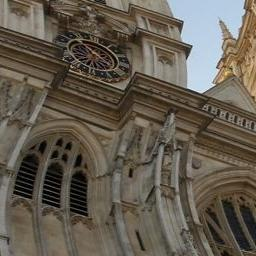
#> input picture wave_distorted_000006.jpg, 256 x 256 px
$ python undistorted_img.py
#> lines starting #> are read from the running program, lines starting #| are printed output that depends on the picture
import cv2
import numpy as np
import scipy.io as scio

# Load the .mat file that contains the LUT
mat_contents = scio.loadmat("./wave_000006.mat")
#> (reads wave_000006.mat from the repository)

# Load the image that you want to correct
image = cv2.imread("./wave_distorted_000006.jpg")
#> image is the input picture: shape (256, 256, 3); mean B, G, R 80, 92.2, 100
h, w  = image.shape[:2]
#> h = 256; w = 256
x, y  = np.meshgrid(np.arange(w), np.arange(h))

# Retrieve the u and v displacement maps from the .mat file
u = mat_contents['u']
v = mat_contents['v']

undistorted_image = cv2.remap(image, (x - u).astype(np.float32), (y - v).astype(np.float32), cv2.INTER_LINEAR)
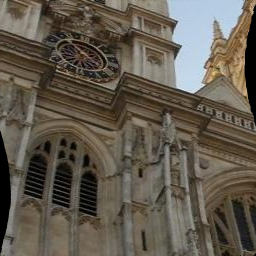
#> undistorted_image: shape (256, 256, 3); mean B, G, R 78.3, 90, 97.6
result            = cv2.hconcat([image, undistorted_image])
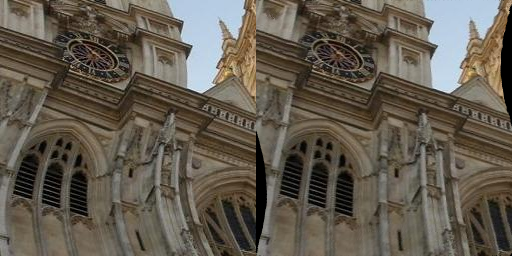
#> result: shape (256, 512, 3); mean B, G, R 79.1, 91.1, 98.8

cv2.imwrite("distorted_image_and_undistorted_image.jpg", result)
cv2.imshow('distorted_image_and_undistorted_image', result)
cv2.waitKey(0)
